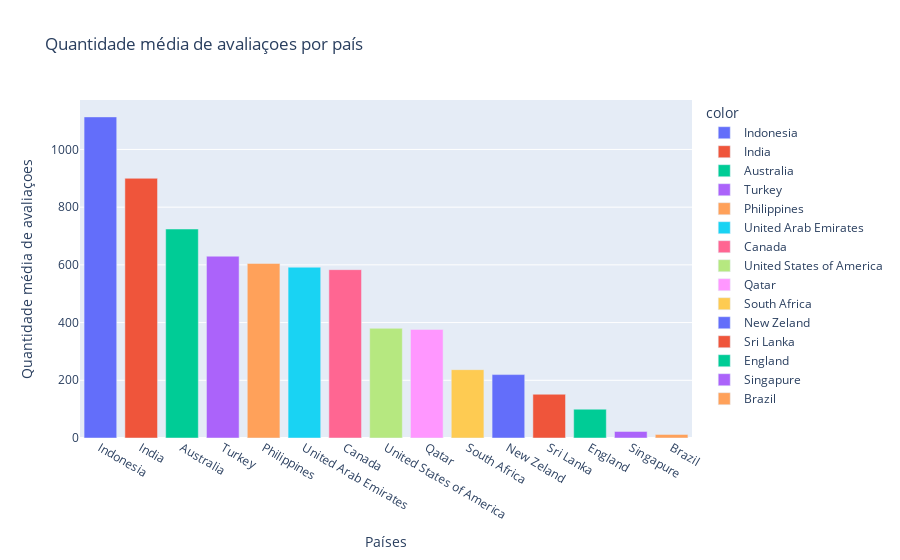

Notebook cell for this chart:
### Code cell
df_aux = (data[['country', 'votes']]
.groupby('country')
.mean()
.round(2)
.sort_values(by='votes', ascending=False)
.reset_index())

fig = px.bar(x=df_aux.country, 
       y=df_aux.votes,
       title='Quantidade média de avaliaçoes por país',
       labels={'x':'Países', 'y':'Quantidade média de avaliaçoes'},
       color=df_aux.country)

fig.show()

### Figure 1 — Plotly figure (JSON) as saved in the notebook; plotly's stock layout.template omitted (floating-point values rounded to 4 significant figures)
{"data": [{"alignmentgroup": "True", "hovertemplate": "color=Indonesia<br>Países=%{x}<br>Quantidade média de avaliaçoes=%{y}<extra></extra>", "legendgroup": "Indonesia", "marker": {"color": "#636efa", "pattern": {"shape": ""}}, "name": "Indonesia", "offsetgroup": "Indonesia", "orientation": "v", "showlegend": true, "textposition": "auto", "type": "bar", "x": ["Indonesia"], "xaxis": "x", "y": [1113.0], "yaxis": "y"}, {"alignmentgroup": "True", "hovertemplate": "color=India<br>Países=%{x}<br>Quantidade média de avaliaçoes=%{y}<extra></extra>", "legendgroup": "India", "marker": {"color": "#EF553B", "pattern": {"shape": ""}}, "name": "India", "offsetgroup": "India", "orientation": "v", "showlegend": true, "textposition": "auto", "type": "bar", "x": ["India"], "xaxis": "x", "y": [900.1], "yaxis": "y"}, {"alignmentgroup": "True", "hovertemplate": "color=Australia<br>Países=%{x}<br>Quantidade média de avaliaçoes=%{y}<extra></extra>", "legendgroup": "Australia", "marker": {"color": "#00cc96", "pattern": {"shape": ""}}, "name": "Australia", "offsetgroup": "Australia", "orientation": "v", "showlegend": true, "textposition": "auto", "type": "bar", "x": ["Australia"], "xaxis": "x", "y": [724.2], "yaxis": "y"}, {"alignmentgroup": "True", "hovertemplate": "color=Turkey<br>Países=%{x}<br>Quantidade média de avaliaçoes=%{y}<extra></extra>", "legendgroup": "Turkey", "marker": {"color": "#ab63fa", "pattern": {"shape": ""}}, "name": "Turkey", "offsetgroup": "Turkey", "orientation": "v", "showlegend": true, "textposition": "auto", "type": "bar", "x": ["Turkey"], "xaxis": "x", "y": [630.1], "yaxis": "y"}, {"alignmentgroup": "True", "hovertemplate": "color=Philippines<br>Países=%{x}<br>Quantidade média de avaliaçoes=%{y}<extra></extra>", "legendgroup": "Philippines", "marker": {"color": "#FFA15A", "pattern": {"shape": ""}}, "name": "Philippines", "offsetgroup": "Philippines", "orientation": "v", "showlegend": true, "textposition": "auto", "type": "bar", "x": ["Philippines"], "xaxis": "x", "y": [605.0], "yaxis": "y"}, {"alignmentgroup": "True", "hovertemplate": "color=United Arab Emirates<br>Países=%{x}<br>Quantidade média de avaliaçoes=%{y}<extra></extra>", "legendgroup": "United Arab Emirates", "marker": {"color": "#19d3f3", "pattern": {"shape": ""}}, "name": "United Arab Emirates", "offsetgroup": "United Arab Emirates", "orientation": "v", "showlegend": true, "textposition": "auto", "type": "bar", "x": ["United Arab Emirates"], "xaxis": "x", "y": [591.9], "yaxis": "y"}, {"alignmentgroup": "True", "hovertemplate": "color=Canada<br>Países=%{x}<br>Quantidade média de avaliaçoes=%{y}<extra></extra>", "legendgroup": "Canada", "marker": {"color": "#FF6692", "pattern": {"shape": ""}}, "name": "Canada", "offsetgroup": "Canada", "orientation": "v", "showlegend": true, "textposition": "auto", "type": "bar", "x": ["Canada"], "xaxis": "x", "y": [583.4], "yaxis": "y"}, {"alignmentgroup": "True", "hovertemplate": "color=United States of America<br>Países=%{x}<br>Quantidade média de avaliaçoes=%{y}<extra></extra>", "legendgroup": "United States of America", "marker": {"color": "#B6E880", "pattern": {"shape": ""}}, "name": "United States of America", "offsetgroup": "United States of America", "orientation": "v", "showlegend": true, "textposition": "auto", "type": "bar", "x": ["United States of America"], "xaxis": "x", "y": [380.2], "yaxis": "y"}, {"alignmentgroup": "True", "hovertemplate": "color=Qatar<br>Países=%{x}<br>Quantidade média de avaliaçoes=%{y}<extra></extra>", "legendgroup": "Qatar", "marker": {"color": "#FF97FF", "pattern": {"shape": ""}}, "name": "Qatar", "offsetgroup": "Qatar", "orientation": "v", "showlegend": true, "textposition": "auto", "type": "bar", "x": ["Qatar"], "xaxis": "x", "y": [376.3], "yaxis": "y"}, {"alignmentgroup": "True", "hovertemplate": "color=South Africa<br>Países=%{x}<br>Quantidade média de avaliaçoes=%{y}<extra></extra>", "legendgroup": "South Africa", "marker": {"color": "#FECB52", "pattern": {"shape": ""}}, "name": "South Africa", "offsetgroup": "South Africa", "orientation": "v", "showlegend": true, "textposition": "auto", "type": "bar", "x": ["South Africa"], "xaxis": "x", "y": [236.8], "yaxis": "y"}, {"alignmentgroup": "True", "hovertemplate": "color=New Zeland<br>Países=%{x}<br>Quantidade média de avaliaçoes=%{y}<extra></extra>", "legendgroup": "New Zeland", "marker": {"color": "#636efa", "pattern": {"shape": ""}}, "name": "New Zeland", "offsetgroup": "New Zeland", "orientation": "v", "showlegend": true, "textposition": "auto", "type": "bar", "x": ["New Zeland"], "xaxis": "x", "y": [219.8], "yaxis": "y"}, {"alignmentgroup": "True", "hovertemplate": "color=Sri Lanka<br>Países=%{x}<br>Quantidade média de avaliaçoes=%{y}<extra></extra>", "legendgroup": "Sri Lanka", "marker": {"color": "#EF553B", "pattern": {"shape": ""}}, "name": "Sri Lanka", "offsetgroup": "Sri Lanka", "orientation": "v", "showlegend": true, "textposition": "auto", "type": "bar", "x": ["Sri Lanka"], "xaxis": "x", "y": [151.7], "yaxis": "y"}, {"alignmentgroup": "True", "hovertemplate": "color=England<br>Países=%{x}<br>Quantidade média de avaliaçoes=%{y}<extra></extra>", "legendgroup": "England", "marker": {"color": "#00cc96", "pattern": {"shape": ""}}, "name": "England", "offsetgroup": "England", "orientation": "v", "showlegend": true, "textposition": "auto", "type": "bar", "x": ["England"], "xaxis": "x", "y": [99.89], "yaxis": "y"}, {"alignmentgroup": "True", "hovertemplate": "color=Singapure<br>Países=%{x}<br>Quantidade média de avaliaçoes=%{y}<extra></extra>", "legendgroup": "Singapure", "marker": {"color": "#ab63fa", "pattern": {"shape": ""}}, "name": "Singapure", "offsetgroup": "Singapure", "orientation": "v", "showlegend": true, "textposition": "auto", "type": "bar", "x": ["Singapure"], "xaxis": "x", "y": [22.78], "yaxis": "y"}, {"alignmentgroup": "True", "hovertemplate": "color=Brazil<br>Países=%{x}<br>Quantidade média de avaliaçoes=%{y}<extra></extra>", "legendgroup": "Brazil", "marker": {"color": "#FFA15A", "pattern": {"shape": ""}}, "name": "Brazil", "offsetgroup": "Brazil", "orientation": "v", "showlegend": true, "textposition": "auto", "type": "bar", "x": ["Brazil"], "xaxis": "x", "y": [12.4], "yaxis": "y"}], "layout": {"barmode": "relative", "legend": {"title": {"text": "color"}, "tracegroupgap": 0}, "title": {"text": "Quantidade média de avaliaçoes por país"}, "xaxis": {"anchor": "y", "domain": [0, 1], "title": {"text": "Países"}}, "yaxis": {"anchor": "x", "domain": [0, 1], "title": {"text": "Quantidade média de avaliaçoes"}}}}
